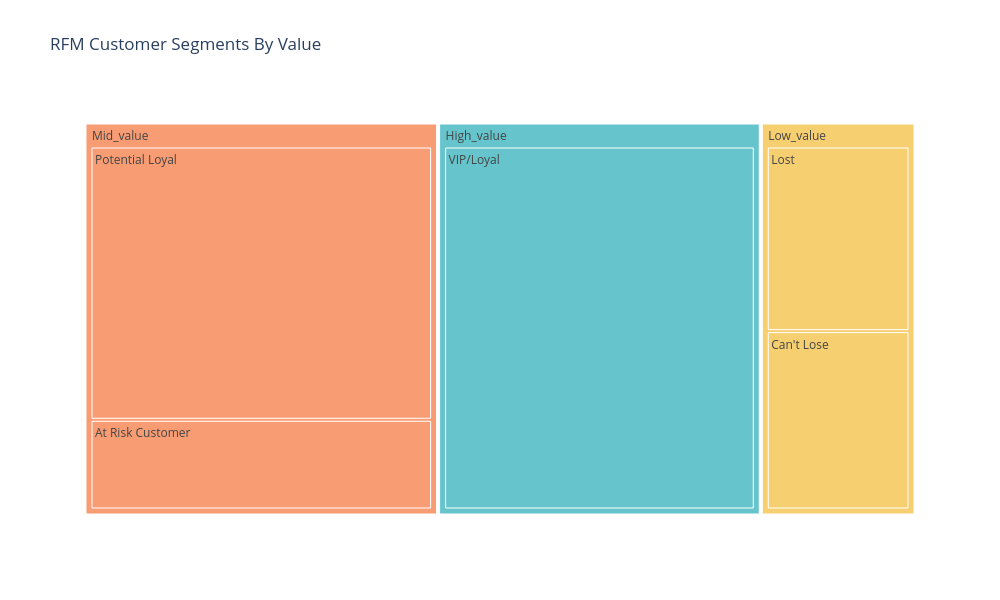

Write notebook code for a chart like this one.
### Code cell
# Create the treemap
fig_treemap_segment_product=px.treemap(segment_product_counts,
                                       path=['RFM_segement_Label','RFM_Customer_Segments'],
                                       values='Count',
                                       color='RFM_segement_Label',
                                       color_discrete_sequence=px.colors.qualitative.Pastel,
                                       title='RFM Customer Segments By Value',
                                       width=1000,   
                                       height=600 )
fig_treemap_segment_product.show()

### Figure 1 — Plotly figure (JSON) as saved in the notebook; plotly's stock layout.template omitted (floating-point values rounded to 4 significant figures)
{"data": [{"branchvalues": "total", "customdata": [["High_value"], ["High_value"], ["Low_value"], ["Low_value"], ["Low_value"], ["Mid_value"], ["Mid_value"], ["Mid_value"]], "domain": {"x": [0, 1], "y": [0, 1]}, "hovertemplate": "labels=%{label}<br>Count=%{value}<br>parent=%{parent}<br>id=%{id}<br>RFM_segement_Label=%{customdata[0]}<extra></extra>", "ids": ["High_value/VIP/Loyal", "High_value", "Low_value/Lost", "Low_value/Can't Lose", "Low_value", "Mid_value/Potential Loyal", "Mid_value/At Risk Customer", "Mid_value"], "labels": ["VIP/Loyal", "High_value", "Lost", "Can't Lose", "Low_value", "Potential Loyal", "At Risk Customer", "Mid_value"], "marker": {"colors": ["rgb(102, 197, 204)", "rgb(102, 197, 204)", "rgb(246, 207, 113)", "rgb(246, 207, 113)", "rgb(246, 207, 113)", "rgb(248, 156, 116)", "rgb(248, 156, 116)", "rgb(248, 156, 116)"]}, "name": "", "parents": ["High_value", "", "Low_value", "Low_value", "", "Mid_value", "Mid_value", ""], "type": "treemap", "values": [1702.0, 1702.0, 415.0, 401.0, 816.0, 1404.0, 461.0, 1865.0]}], "layout": {"height": 600, "legend": {"tracegroupgap": 0}, "title": {"text": "RFM Customer Segments By Value"}, "treemapcolorway": ["rgb(102, 197, 204)", "rgb(246, 207, 113)", "rgb(248, 156, 116)", "rgb(220, 176, 242)", "rgb(135, 197, 95)", "rgb(158, 185, 243)", "rgb(254, 136, 177)", "rgb(201, 219, 116)", "rgb(139, 224, 164)", "rgb(180, 151, 231)", "rgb(179, 179, 179)"], "width": 1000}}
